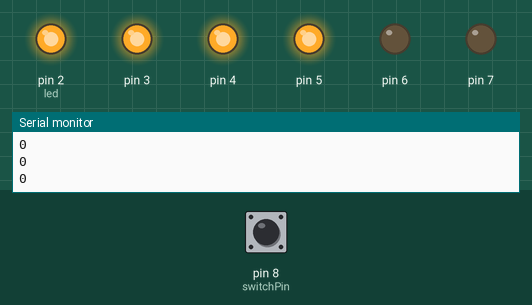
This sketch was run on a simulated Arduino Uno, built with avr-gcc and run on an emulated ATmega328P. On the bench: output pins drawn as LEDs (lit = HIGH), the last lines printed to the serial monitor. Inputs (shaded band) come from the test bench; at power-on: pin 8 (switchPin) LOW.

Above: at 6.9 s.
7.0 s: pin 8 (switchPin) pulled LOW for 1.2 s
At 8.8 s:
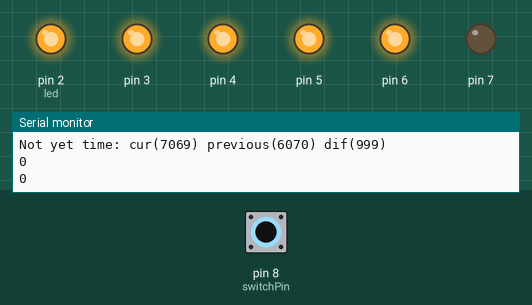
At 9.7 s:
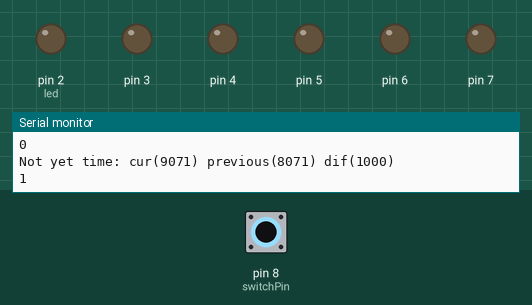
10.5 s: pin 8 (switchPin) pulled LOW for 3.2 s
At 13.2 s:
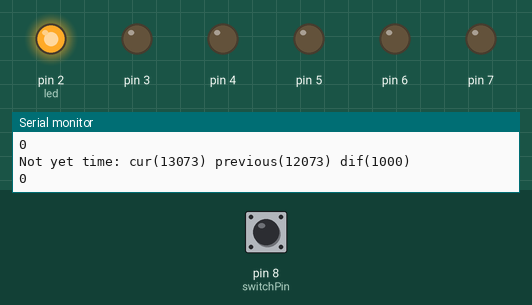
Timing chart, 0 to 25.5 s (numbered marks = the images above; inputs shaded):
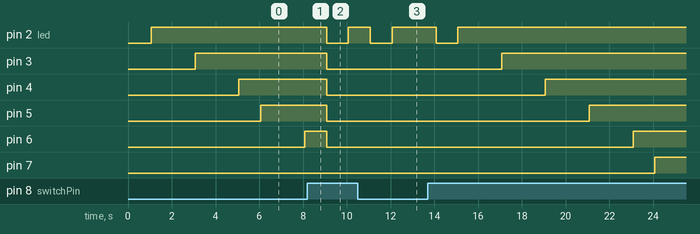

The sketch:

digital_hourglass.ino
```cpp
// THIS SKETCH DOESN'T WORK PROPERLY

const int switchPin = 8;
unsigned long previousTime = 0;

int switchState = 0;
int prevSwitchState =0;

int led = 2;

long interval = 1000;

void setup() {
  Serial.begin(9600);

  // loop through leds and set them up
  for(int x = 2; x < 8 ;x++) {
    pinMode(x,OUTPUT);
    char str[50];
    sprintf(str,"Led %i set up",x);
    Serial.println(str);
  }
  // set up the switch (tilt switch)
  pinMode(switchPin,INPUT);
}

void loop() {
  unsigned long currentTime = millis();

  if(currentTime - previousTime > interval) {
    previousTime = currentTime;

    digitalWrite(led,HIGH);
    led++;

    if(led == 7) {

    }
  } else {
    String firstPart = "Not yet time: cur(";
    String secondPart = ") previous(";
    String thirdPart = ") dif(";
    String fourthPart = ")";
    String str = firstPart+currentTime+secondPart+previousTime+thirdPart+(currentTime - previousTime)+fourthPart;
    Serial.println(str);
  }

  switchState = digitalRead(switchPin);
  Serial.println(switchState);

  if(switchState != prevSwitchState) {
    //Serial.println("Hourglass is reset");
    for(int x = 2; x < 8;x++) {
      digitalWrite(x,LOW);
    }

    led = 2;
    previousTime = currentTime;
  }

  prevSwitchState = switchState;
  // delay to let the arduino think a bit
  delay(1000);
}
```

Measured:
- after the input at 7.0 s, pin 2 (led): HIGH → LOW after 2.1 s, → HIGH 1.0 s later; pin 3–5: HIGH → LOW after 2.1 s; pin 7: stays LOW (without the input it goes to HIGH after 3.1 s)
- after the input at 10.5 s, pin 2 (led): alternates HIGH for 2.0 s and LOW for 1.0 s, 4 changes in all, then stays HIGH, starting after 0.57 s; pin 3: LOW → HIGH after 6.6 s instead of 1.6 s; pin 4: LOW → HIGH after 8.6 s instead of 3.6 s; pin 5: LOW → HIGH after 10.6 s instead of 4.6 s; pin 6: LOW → HIGH after 12.6 s instead of 6.6 s
